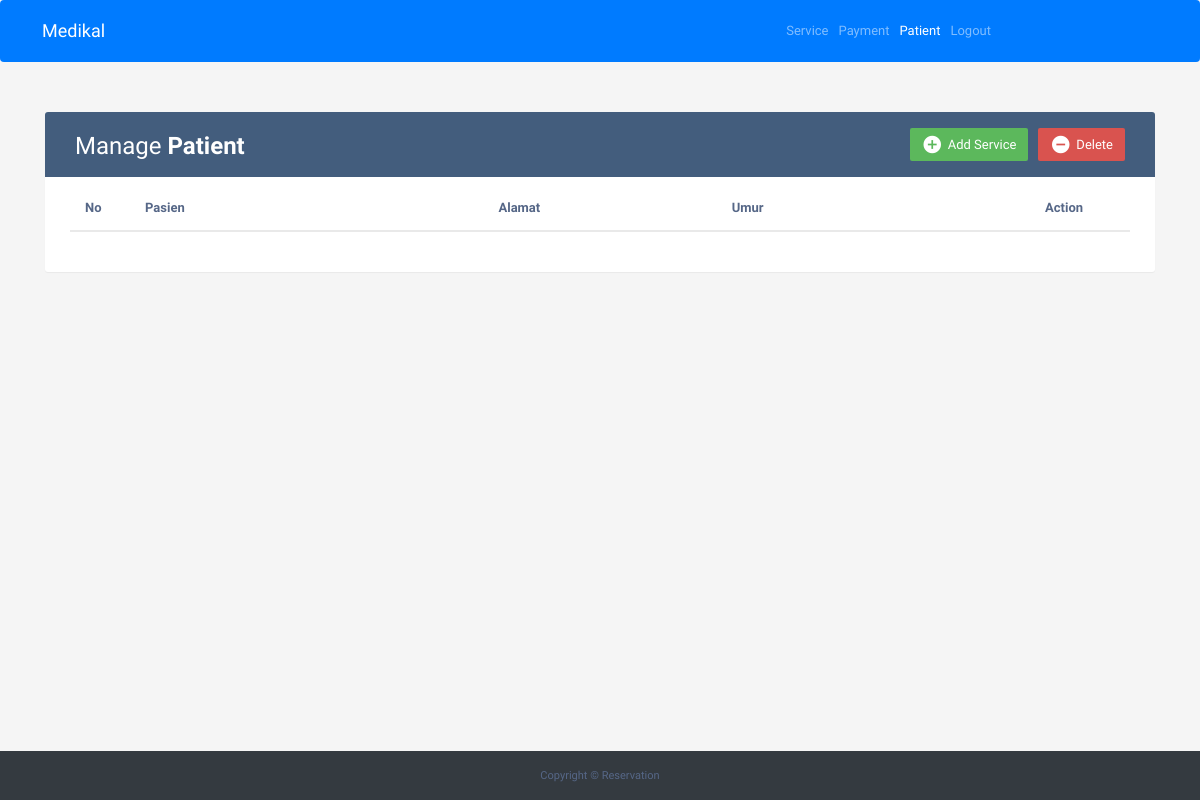
The app's page /index.php/home/viewAdminCustomer, older data.
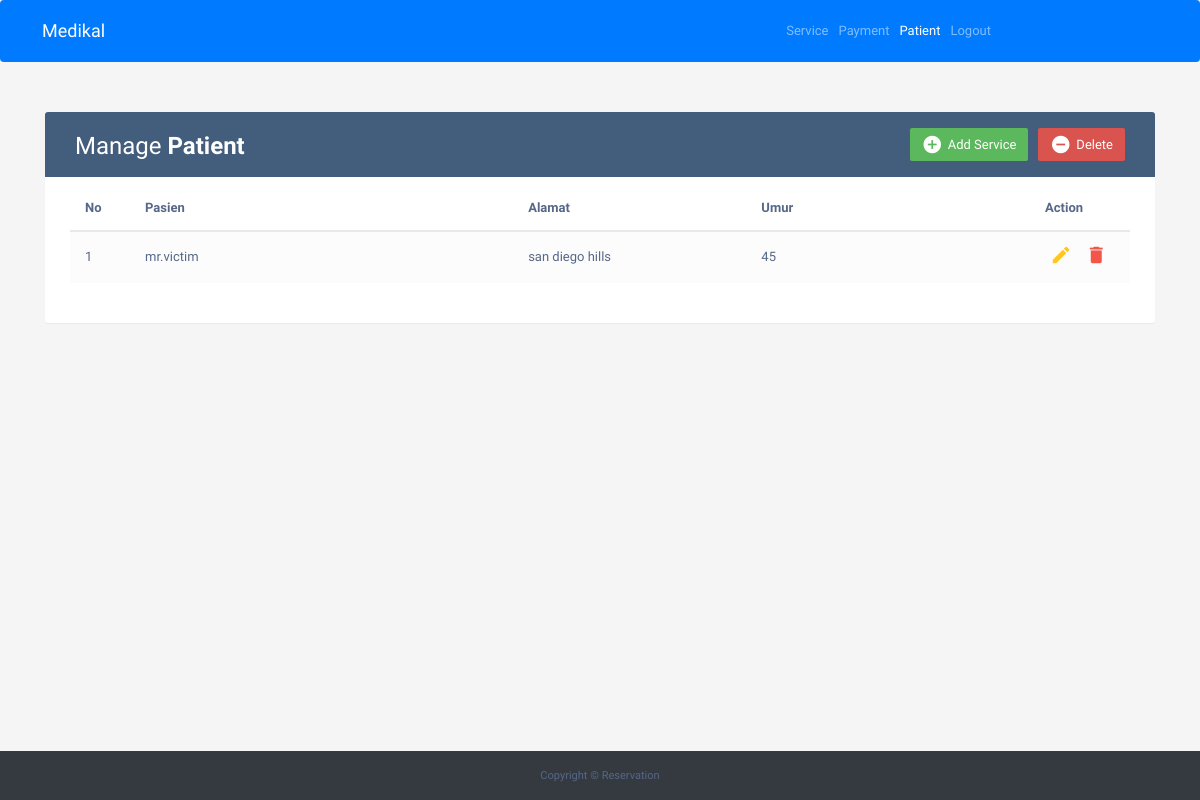
The same page, newer data.
### tables this page shows
CREATE TABLE `pelanggan` (
  `id_pasien` int(3) NOT NULL,
  `nama_pasien` varchar(50) NOT NULL,
  `alamat` varchar(50) NOT NULL,
  `umur` varchar(2) NOT NULL
);

### application/controllers/Home.php (called while the page is built, shortened)
<?php
class Home extends CI_Controller{
	public function __construct(){
		$this->load->model('User_model');
		$this->load->model('Admin_model');
		$this->load->helper('url');
	}
	public function viewAdminCustomer(){
		$data['pelanggan'] = $this->Admin_model->tampil_data_pelanggan()->result();
		$this->load->view('home/cek_pelanggan',$data);
		$this->load->view('templates/footer_admin');
	}
}
?>

### index.php (called while the page is built, shortened)
<?php
require_once BASEPATH.'core/CodeIgniter.php';

### application/models/Admin_model.php (called while the page is built, shortened)
<?php
class Admin_model extends CI_model{
	public function tampil_data_pelanggan(){
        return $this->db->get('pelanggan');
	}
}
?>

### application/views/home/cek_pelanggan.php (the view, shortened to what this page needs)
<!DOCTYPE html>
<html lang="en">
	<head>
		<link rel="stylesheet" href="https://maxcdn.bootstrapcdn.com/bootstrap/4.0.0/css/bootstrap.min.css">
		<link rel="stylesheet" href="https://maxcdn.bootstrapcdn.com/font-awesome/4.7.0/css/font-awesome.min.css">
		<link rel="stylesheet" href="https://maxcdn.bootstrapcdn.com/bootstrap/3.3.7/css/bootstrap.min.css">
	</head>
	<body>
		<nav class="navbar navbar-expand-lg navbar-dark bg-primary">
			<div class="position">
				<a class="navbar-brand" href="#">Medikal</a>
			</div>
			<div class="collapse navbar-collapse" id="navbarNavAltMarkup">
				<div class="navbar-nav">
					<a class="nav-item nav-link" href="<?php echo base_url('Home/viewAdmin')?>">Service</a>
					<a class="nav-item nav-link" href="<?php echo base_url('Home/viewAdminPembayaran')?>">Payment</a>
					<a class="nav-item nav-link active ml-auto" href="<?php echo base_url('Home/viewAdminPelanggan')?>">Patient<span class="sr-only">(current)</a>
					<a class="nav-item nav-link" href="<?php echo base_url('Home/logout'); ?>">Logout</a>
				</div>
			</div>
		</nav>
		<div class="container">
			<div class="table-wrapper">
				<div class="table-title">
					<div class="row">
						<div class="col-sm-6">
							<h2>Manage <b>Patient</b></h2>
						</div>
						<div class="col-sm-6">
							<a href="#deleteEmployeeModalWhole" class="btn btn-danger" data-toggle="modal"><i class="material-icons">&#xE15C;</i> <span>Delete</span></a>
							<a href="#addEmployeeModal" class="btn btn-success" data-toggle="modal"><i class="material-icons">&#xE147;</i> <span>Add Service</span></a>
						</div>
					</div>
				</div>
				<table class="table table-striped table-hover">
				<thead>
						<tr>
							<th>No</th>
							<th>Pasien</th>
							<th style="width: 22%;">Alamat</th>
							<th>Umur</th>
							<th>Action</th>
						</tr>
					</thead>
					<?php
						$no = 1;
						foreach($pelanggan as $u){
					?>
					<tbody>
						<tr>
							<td> <?php echo $no++ ?> </td>
							<td> <?php echo $u->nama_pasien ?> </td>
							<td> <?php echo $u->alamat ?> </td>
							<td> <?php echo $u->umur ?> </td>
							<td>
								<a href="#editEmployeeModal<?php echo $u->id_pasien ;?>" class="edit" data-toggle="modal"><i class="material-icons" data-toggle="tooltip" title="Edit">&#xE254;</i></a>
								<a href="#deleteEmployeeModal<?php echo $u->id_pasien ;?>" class="delete" data-toggle="modal"><i class="material-icons" data-toggle="tooltip" title="Delete">&#xE872;</i></a>
							</td>
						</tr>
					</tbody>
					<?php } ?>
				</table>
			</div>
		</div>
	</body>
</html>

Row changes from the older to the newer data that the page shows:
added pelanggan: nama_pasien "mr.victim", alamat "san diego hills", umur "45"
